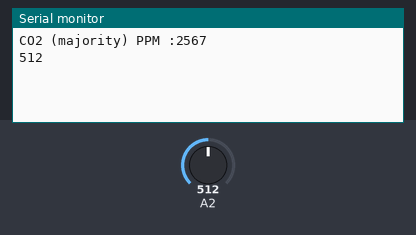
This sketch was run on a simulated Arduino Uno, built with avr-gcc and run on an emulated ATmega328P. On the bench: the last lines printed to the serial monitor. Inputs (shaded band) come from the test bench; at power-on: A2 = 512.

Above: at 1.2 s.
1.3 s: A2 set to 716
At 2.6 s:
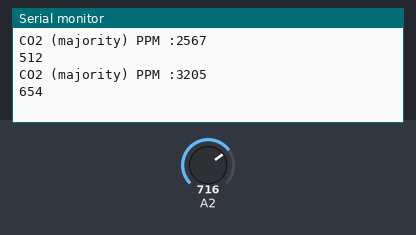
2.8 s: A2 set to 900
At 3.7 s:
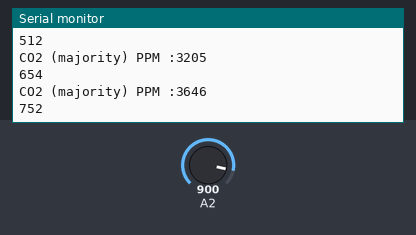
Timing chart, 0 to 5.8 s (numbered marks = the images above; inputs shaded):
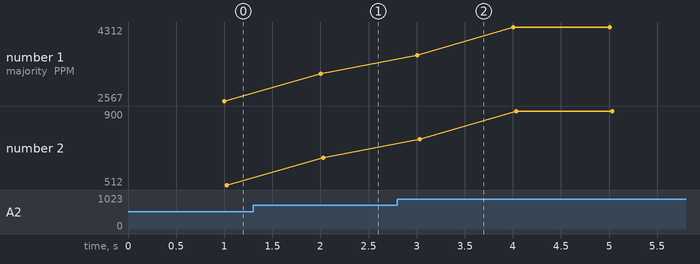

Measured:
- after the input at 1.3 s, the serial monitor: prints a new line after 0.70 s (image 1)
- after the input at 2.8 s, the serial monitor: prints a new line after 0.20 s (image 2)
- plotted number 1: 2567 → 3205 after the input at 1.3 s, 3205 → 4312 after the input at 2.8 s
- plotted number 2: 512 → 654 after the input at 1.3 s, 654 → 900 after the input at 2.8 s

The sketch:

CO2_mapped.ino
```cpp
// its assumed that CO2 levels span from 300 to 5k
// we are not considering values below 350
// from common sense and messy calibration considering room levels to be 40
// raw output is 55
#define baseline_raw 30


void setup(){
  pinMode(A2,INPUT);
  Serial.begin(9600);

}
void loop(){
  int co2avg=0;
  int sum = 0; //taking 10 values for each approximation
  int co2normalised=0;
  int co2mapped=0;
  for(int i=0;i<10;i++){
    sum = sum + analogRead(A2);
    delay(100);
  }
  co2avg = sum/10;
  co2normalised = co2avg-baseline_raw;
  co2mapped = map(co2normalised,0,1023,400,5000);
  Serial.print("CO2 (majority) PPM :");
  Serial.println(co2mapped);
  Serial.println(co2avg);
}
```
